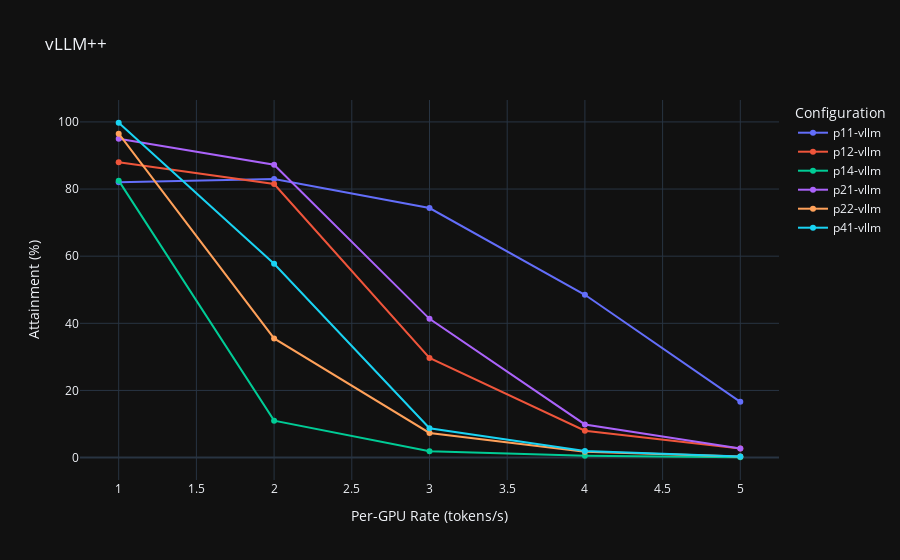

Here is the notebook cell this chart was saved with:
### Code cell
# Plot the `figure_11_vllm_high`for some configurations
# tp_prefill = 1, pp_prefill = 1
# x-axis: rate
# y-axis: attainment
# find all combination of tp_prefill, pp_prefill
import plotly.graph_objects as go

fig = go.Figure()
configs = figure_11_vllm_high[['tp_prefill', 'pp_prefill']].drop_duplicates()
df = figure_11_vllm_high

for tp_prefill, pp_prefill in configs.values:
    config_df = df[
        (df['tp_prefill'] == tp_prefill) & (df['pp_prefill'] == pp_prefill)
        ]
    # plot this inside a plotly plot
    fig.add_trace(go.Scatter(
        x=config_df['per_gpu_rate'], y=config_df['attainment'],
        mode='lines+markers', name=f"p{tp_prefill}{pp_prefill}-vllm"
    ))

# fig add title
fig.update_layout(
    title="vLLM++",
    xaxis_title="Per-GPU Rate (tokens/s)",
    yaxis_title="Attainment (%)",
    legend_title="Configuration"
)
fig.show()
# Export to html
fig.write_html("visual/figure_11_vllm_high.html")

### Figure 1 — Plotly figure (JSON) as saved in the notebook; plotly's stock layout.template omitted (floating-point values rounded to 4 significant figures)
{"data": [{"mode": "lines+markers", "name": "p11-vllm", "x": [1.0, 2.0, 3.0, 4.0, 5.0], "y": [82.0, 83.0, 74.33, 48.5, 16.6], "type": "scatter"}, {"mode": "lines+markers", "name": "p12-vllm", "x": [1.0, 2.0, 3.0, 4.0, 5.0], "y": [88.0, 81.5, 29.67, 8.0, 2.7], "type": "scatter"}, {"mode": "lines+markers", "name": "p14-vllm", "x": [1.0, 2.0, 3.0, 4.0, 5.0], "y": [82.5, 11.0, 1.917, 0.5625, 0.1], "type": "scatter"}, {"mode": "lines+markers", "name": "p21-vllm", "x": [1.0, 2.0, 3.0, 4.0, 5.0], "y": [95.0, 87.25, 41.33, 9.875, 2.7], "type": "scatter"}, {"mode": "lines+markers", "name": "p22-vllm", "x": [1.0, 2.0, 3.0, 4.0, 5.0], "y": [96.5, 35.5, 7.333, 1.75, 0.3], "type": "scatter"}, {"mode": "lines+markers", "name": "p41-vllm", "x": [1.0, 2.0, 3.0, 4.0, 5.0], "y": [99.75, 57.75, 8.75, 1.938, 0.35], "type": "scatter"}], "layout": {"title": {"text": "vLLM++"}, "xaxis": {"title": {"text": "Per-GPU Rate (tokens/s)"}}, "yaxis": {"title": {"text": "Attainment (%)"}}, "legend": {"title": {"text": "Configuration"}}}}
